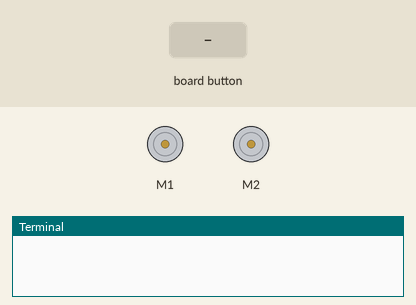
Bench run of a program on a simulated Raspberry Pi (BCM pin numbers). On the bench: 2 × DC motor (green arrow = forward, orange = backward, longer = faster), the last lines printed to the terminal. The test bench sets the inputs (shaded band). Motors are numbered in the order the program creates them (left before right in a Robot); the buttons are places on the Blue Dot phone app.

Above: at 1.2 s.
1.3 s: button top pressed
At 1.37 s:
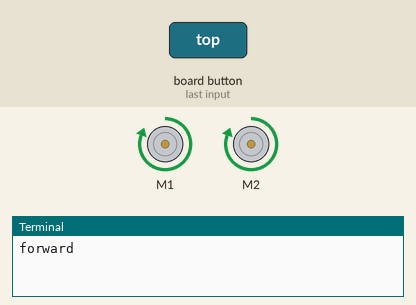
2.9 s: button bottom pressed
At 2.97 s:
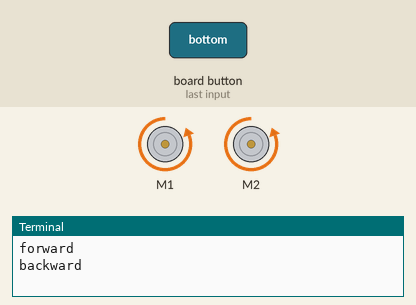
4.5 s: button left pressed
At 4.57 s:
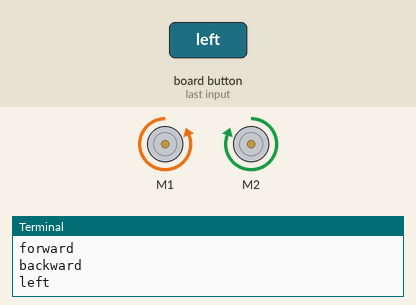
6.1 s: button right pressed
At 6.17 s:
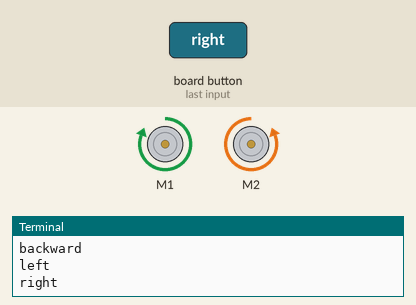
Timing chart, 0 to 8.7 s (numbered marks = the images above; inputs shaded):
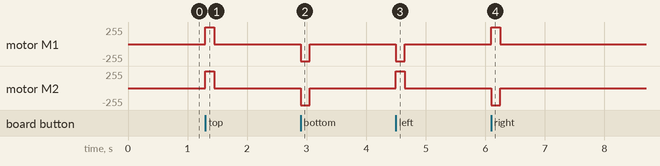

The program:

20.smart_phone_controlled_robot.py
```python
from bluedot import BlueDot    #Libraries
from gpiozero import Robot
from signal import pause
bd=BlueDot()      #bule dot() set to bd
robot1 = Robot(left=(6,5),right=(27,17))   #set  pins to right and left of motor drive
def move(pos):    #robot moving positions
	if pos.top:   #blue dot drag to top then robot move forword
		robot1.forward()
		print("forward")
	elif pos.bottom:   #blue dot drag to bottom  then robot move backward
		robot1.backward()
		print("backward")
	elif pos.left:    #blue dot drag to left  then robot move left
		robot1.left()
		print("left")
	elif pos.right:   #blue dot drag to right  then robot move right
		robot1.right()
		print("right")
def stop():   #blue dot drag to top then robot move stop
	robot1.stop()
bd.when_pressed=move
bd.when_moved=move
bd.when_released=stop
pause()
```

Measured:
- after the input at 1.3 s, motor M1, motor M2: stopped → forward 255/255 at once, → stopped 0.15 s later
- after the input at 2.9 s, motor M1, motor M2: stopped → backward 255/255 at once, → stopped 0.15 s later
- after the input at 4.5 s, motor M1: stopped → backward 255/255 at once, → stopped 0.15 s later; motor M2: stopped → forward 255/255 at once, → stopped 0.15 s later
- after the input at 6.1 s, motor M1: stopped → forward 255/255 at once, → stopped 0.15 s later; motor M2: stopped → backward 255/255 at once, → stopped 0.15 s later
